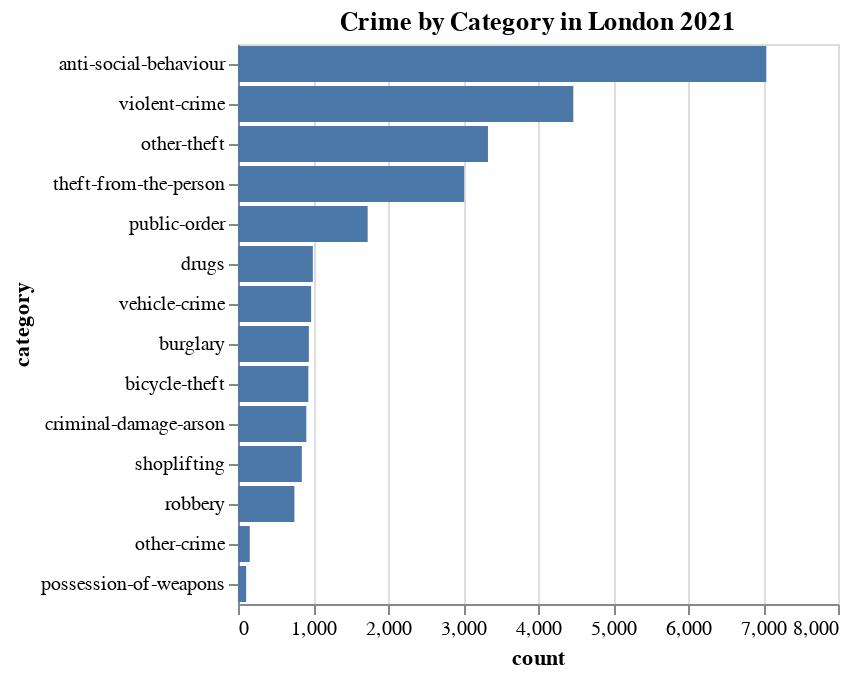

The notebook cell saved with this chart:
### Code cell
import altair as alt
import pandas as pd

chart = alt.Chart(crimecategorylondon2022).mark_bar().encode(
    x='count:Q',
    y=alt.Y('category:N', sort='-x'),
    tooltip=['category:N', 'count:Q'] 
).properties(
    title='Crime by Category in London 2021'  # Add a title to the chart
)



chart

### Figure 1 — Vega-Lite specification as saved in the notebook (floating-point values rounded to 4 significant figures)
{"config": {"view": {"continuousWidth": 300, "continuousHeight": 300}}, "data": {"name": "data-b2b63df90a77abdda1e143b4d96e274e"}, "mark": {"type": "bar"}, "encoding": {"tooltip": [{"field": "category", "type": "nominal"}, {"field": "count", "type": "quantitative"}], "x": {"field": "count", "type": "quantitative"}, "y": {"field": "category", "sort": "-x", "type": "nominal"}}, "title": "Crime by Category in London 2021", "$schema": "https://vega.github.io/schema/vega-lite/v5.15.1.json", "datasets": {"data-b2b63df90a77abdda1e143b4d96e274e": [{"category": "anti-social-behaviour", "count": 7044}, {"category": "violent-crime", "count": 4471}, {"category": "other-theft", "count": 3333}, {"category": "theft-from-the-person", "count": 3015}, {"category": "public-order", "count": 1729}, {"category": "drugs", "count": 998}, {"category": "vehicle-crime", "count": 975}, {"category": "burglary", "count": 945}, {"category": "bicycle-theft", "count": 938}, {"category": "criminal-damage-arson", "count": 911}, {"category": "shoplifting", "count": 851}, {"category": "robbery", "count": 752}, {"category": "other-crime", "count": 157}, {"category": "possession-of-weapons", "count": 109}]}}
